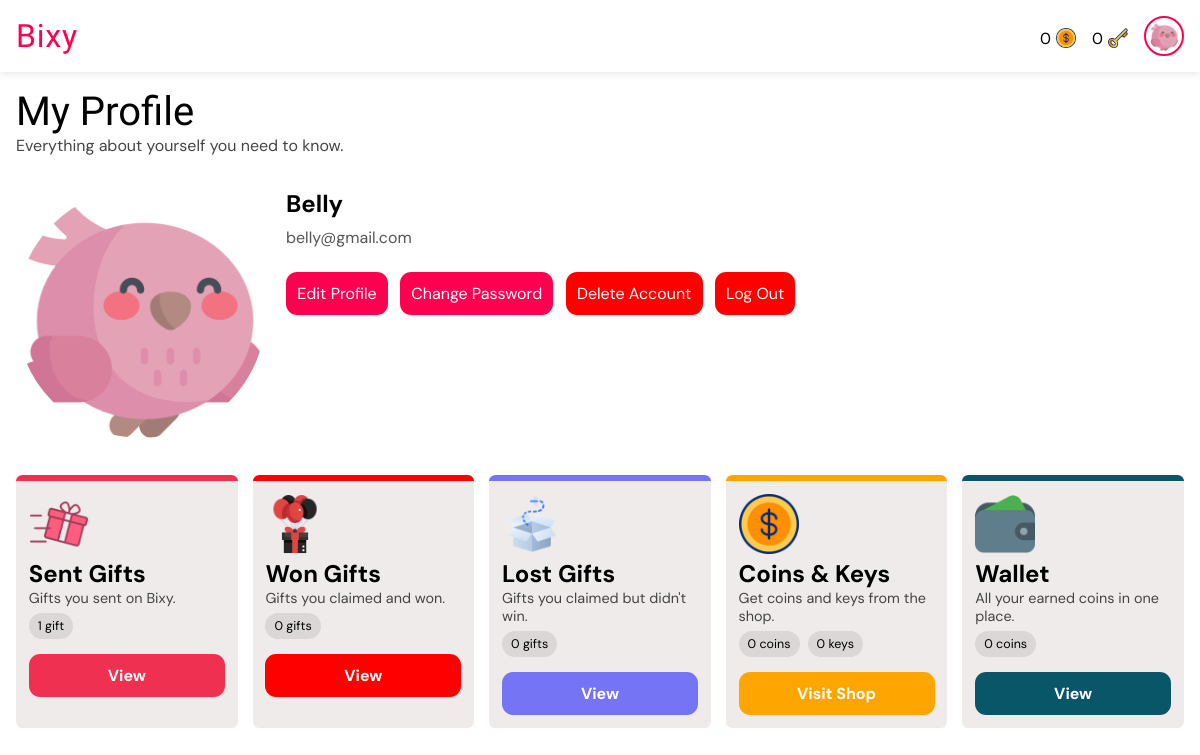
/profile/ (signed in), run on the app's committed database.
### giftapp/models.py (models this page shows, shortened)
class User(AbstractUser):
    gender = models.CharField(max_length=6, choices=GENDERS, default=GENDERS[0][0])
    is_verified = models.BooleanField(default=False, help_text="If the user's email address is verified or not.")
    email = models.EmailField(unique=True, blank=False, null=False)
    new_email = models.EmailField(unique=False, blank=True, null=True)
    coins = models.PositiveIntegerField(default=0)
    won_coins = models.PositiveIntegerField(default=0)
    keys = models.PositiveIntegerField(default=0)
    verify_code = models.CharField(max_length=255, null=True, blank=True)
    change_email_code = models.CharField(max_length=255, null=True, blank=True)
    profile_pic = models.ForeignKey(ProfilePicture, on_delete=models.SET_NULL, related_name='owners', null=True)
    USERNAME_FIELD = "email"
    REQUIRED_FIELDS = ["username"]

class ProfilePicture(models.Model):
    name = models.CharField(max_length=50, null=False, blank=False)
    image = models.ImageField(null=False, blank=False, upload_to='profile_pics')

### giftapp/views.py (the view)
# urls.py: path("profile/", views.profile, name="profile"),
@login_required
def profile(request):
    won = GiftTransaction.objects.filter(reveals=request.user, recipient=request.user).count()
    sent = GiftTransaction.objects.filter(gifter=request.user).count()
    lost = GiftTransaction.objects.filter(reveals=request.user).exclude(recipient=request.user).exclude(gifter=request.user).count()
    context = {
        "won": won,
        "sent": sent,
        "lost": lost,
    }
    return render(request, "profile.html", context)

### templates/profile.html (shortened to what this page needs)
{% extends 'base.html' %}
{% load static %}
{% load humanize %}
{% load timefilters %}
{% block title %}
<link rel="stylesheet" href="{% static 'css/all_gifts.css' %}">
{% endblock %}
{% block body %}
<div class="heading">
    <h1>My Profile</h1>
    <p>Everything about yourself you need to know.</p>
</div>
<div class="profile-container">
    <div class="profile-img">
        <img src="{{ request.user.profile_pic.image.url }}" alt="Profile Picture">
    </div>
    <div class="profile-info">
        <h2>{{ request.user.username }}</h2>
        <p>{{ request.user.email }}</p>
        <div class="profile-links">
            <a href="{% url 'edit_profile' %}">Edit Profile</a>
            <a href="{% url 'change_password' %}">Change Password</a>
            <a href="{% url 'delete_account' %}" style="background-color: red;">Delete Account</a>
            <a href="{% url 'logout' %}" style="background-color: red;">Log Out</a>
        </div>
    </div>
</div>
<div class="card-container">
    <div class="card prf">
        <div class="prf-image">
            <img src="{% static 'images/giftbox (1).png' %}" alt="Sent Gifts Image">
        </div>
        <h2>Sent Gifts</h2>
        <p>Gifts you sent on Bixy.</p>
        <div class="tags">
            <p class="tag">{{ sent|intcomma }} gift{{ sent|pluralize }}</p>
        </div>
        <a href="{% url 'sent_gifts' %}">View</a>
    </div>
    <div class="card prf">
        <div class="prf-image">
            <img src="{% static 'images/gift-box.png' %}" alt="Won Gifts Image">
        </div>
        <h2>Won Gifts</h2>
        <p>Gifts you claimed and won.</p>
        <div class="tags">
            <p class="tag">{{ won|intcomma }} gift{{ won|pluralize }}</p>
        </div>
        <a href="{% url 'won_gifts' %}">View</a>
    </div>
    <div class="card prf">
        <div class="prf-image">
            <img src="{% static 'images/empty-box.png' %}" alt="Lost Gifts Image">
        </div>
        <h2>Lost Gifts</h2>
        <p>Gifts you claimed but didn't win.</p>
        <div class="tags">
            <p class="tag">{{ lost|intcomma }} gift{{ lost|pluralize }}</p>
        </div>
        <a href="{% url 'lost_gifts' %}">View</a>
    </div>
    <div class="card prf">
        <div class="prf-image">
            <img src="{% static 'images/dollar.png' %}" alt="Coin Shop Image">
        </div>
        <h2>Coins & Keys</h2>
        <p>Get coins and keys from the shop.</p>
        <div class="tags">
            <p class="tag">{{ request.user.coins|intcomma }} coin{{request.user.coins|pluralize }}</p>
            <p class="tag">{{ request.user.keys|intcomma }} key{{request.user.keys|pluralize }}</p>
        </div>
        <a href="{% url 'buy_coins' %}">Visit Shop</a>
    </div>
    <div class="card prf">
        <div class="prf-image">
            <img src="{% static 'images/wallet.png' %}" alt="Wallet Image">
        </div>
        <h2>Wallet</h2>
        <p>All your earned coins in one place.</p>
        <div class="tags">
            <p class="tag">{{ request.user.won_coins|intcomma }} coin{{request.user.won_coins|pluralize }}</p>
        </div>
        <a href="{% url 'wallet' %}">View</a>
    </div>
</div>
{% endblock %}

### templates/base.html (shortened to what this page needs)
<!DOCTYPE html>
<html lang="en">
<head>
    {% load static %}
    {% load humanize %}
    {% load timefilters %}
    {% block title %} {% endblock %}
</head>
<body>
    <nav class="navbar">
        <div class="logo-container" role="link" tabindex="0">
            <a href="{% url 'all_gifts' %}" class="logo-text">Bixy</a>
        </div>
        <div class="profile-section" id="profileSection">
            {% if user.is_authenticated %}
            <a href="{% url 'buy_coins' %}" style="text-decoration: none; color: black;">
                <div class="cost">
                    <p>{{ user.coins|intcomma }}</p>
                    <img src="{% static 'images/dollar.png' %}" alt="Gift image">
                </div>
            </a>
            <a href="{% url 'buy_coins' %}" style="text-decoration: none; color: black;">
                <div class="cost">
                    <p>{{ user.keys|intcomma }}</p>
                    <img src="{% static 'images/key.png' %}" alt="Gift image">
                </div>
            </a>
            <a href="{% url 'profile' %}">
                <img src="{{ user.profile_pic.image.url }}" alt="Profile picture" class="profile-pic" />
            </a>
            {% else %}
            <a href="{% url 'signin' %}" class="btn login">Login</a>
            <a href="{% url 'signup' %}" class="btn signup">Sign Up</a>
            {% endif %}
        </div>
    </nav>
    <main>
        <section>
            {% block body %} {% endblock %}
        </section>
    </main>
</body>
</html>

### static/css/all_gifts.css (style rules this page uses)
* { margin: 0; padding: 0; box-sizing: border-box; font-family: "DM Sans", sans-serif; font-optical-sizing: auto; font-style: normal; }
html { font-size: 16px; }
:root { --background-color: white; --text-color: black; --label-color: #555; --even-row-color: #f9f9f9; --input-background-color: white; --input-text-color: black; --input-border-color: #ccc; --sub-text-color: #444; --button-color: #ff0050; --link-color: #ff0050; --button-hover-color: #7f53d2; --card-background-color: rgb(240, 235, 235); --card-text-color: var(--text-color); --card-button-color: white; --tag-bg: #dbd7d7; --tag-text: black; --padding-value: 1rem; }
* { margin: 0; padding: 0; box-sizing: border-box; }
body { background-color: var(--background-color); }
.navbar { display: flex; justify-content: space-between; align-items: center; padding: 1rem var(--padding-value); background: var(--background-color); box-shadow: 0 2px 8px rgba(0, 0, 0, 0.1); position: fixed; top: 0; width: 100%; z-index: 100; }
.logo-container { display: flex; align-items: center; cursor: pointer; user-select: none; }
.logo-text { font-weight: 700; font-size: 2rem; color: var(--button-color); line-height: 1; letter-spacing: .05rem; font-family: "Passion One", sans-serif; font-weight: 400; font-style: normal; text-decoration: none; }
.profile-section { display: flex; align-items: center; gap: 1rem; }
.profile-pic { width: 40px; height: 40px; border-radius: 50%; object-fit: cover; cursor: pointer; border: 2px solid var(--button-color); transition: box-shadow 0.3s ease; padding: .2rem; display: block; }
main { margin-top: 4.5em; }
div.heading { padding: 1rem var(--padding-value); }
div.heading h1 { font-family: "Passion One", sans-serif; font-weight: 400; font-style: normal; text-decoration: none; font-size: 2.5rem; color: var(--text-color); }
div.heading p { color: var(--sub-text-color); }
div.card-container { display: flex; flex-wrap: wrap; gap: 15px; padding: 1rem var(--padding-value); }
div.card { background-color: var(--card-background-color); color: var(--card-text-color); display: flex; flex-direction: column; align-items: center; padding: 1em; font-size: .8rem; border-radius: 1em; width: calc((100% - 60px) / 5); }
div.tags { display: flex; align-items: center; flex-wrap: wrap; gap: 8px; margin: .5em 0; }
p.tag { background-color: var(--tag-bg); color: var(--tag-text); padding: 5px 9px; border-radius: 15px; font-size: 12.5px; white-space: nowrap; }
div.card a { width: 100%; background-color: var(--link-color); color: var(--card-button-color); padding: .7rem; border: none; border-radius: .7em; font-size: 1rem; font-weight: bold; text-decoration: none; text-align: center; }
div.cost { display: flex; align-items: center; gap: 5px; justify-content: center; margin-top: .3rem; color: var(--text-color); }
div.cost img { width: 20px !important; height: 20px !important; }
div.profile-container { display: flex; gap: 20px; padding: 1rem var(--padding-value); }
.profile-img { flex-shrink: 0; }
.profile-img img { width: 250px; height: 250px; border-radius: 50%; object-fit: cover; }
.profile-info { flex-grow: 1; }
.profile-info h2 { margin: 0 0 8px; }
.profile-info p { margin: 0 0 12px; color: #555; }
.profile-links { margin-top: 1rem; }
.profile-links a { margin: .5em .5em 0 0; background-color: var(--link-color); color: var(--card-button-color); padding: .7rem; border: none; border-radius: .7em; font-size: 1rem; text-decoration: none; text-align: center; display: inline-block; }
div.prf { align-items: flex-start; border-top: 6px solid var(--button-color); border-radius: .5em; }
div.prf:nth-of-type(1) { --card-color: rgb(240, 48, 80); border-top: 6px solid var(--card-color); }
div.prf:nth-of-type(2) { --card-color: red; border-top: 6px solid var(--card-color); }
div.prf:nth-of-type(3) { --card-color: rgb(116, 116, 245); border-top: 6px solid var(--card-color); }
div.prf:nth-of-type(4) { --card-color: orange; border-top: 6px solid var(--card-color); }
div.prf:nth-of-type(5) { --card-color: rgb(9, 86, 105); border-top: 6px solid var(--card-color); }
div.prf-image img { width: 100%; height: 60px; }
div.prf h2 { font-size: 1.5rem; }
div.prf p:not(.tag) { font-size: .9rem; color: var(--sub-text-color); }
div.prf a { margin-top: .5rem; background-color: var(--card-color); }

### data on the page
User: coins "0", keys "0", profile_pic.image (picture), user.profile_pic.image (picture), user.username "Belly", user.email "belly@gmail.com", user.coins "0", user.keys "0", user.won_coins "0"

### other printed values
{{ sent|intcomma }} "1"
{{ won|intcomma }} "0"
{{ lost|intcomma }} "0"
